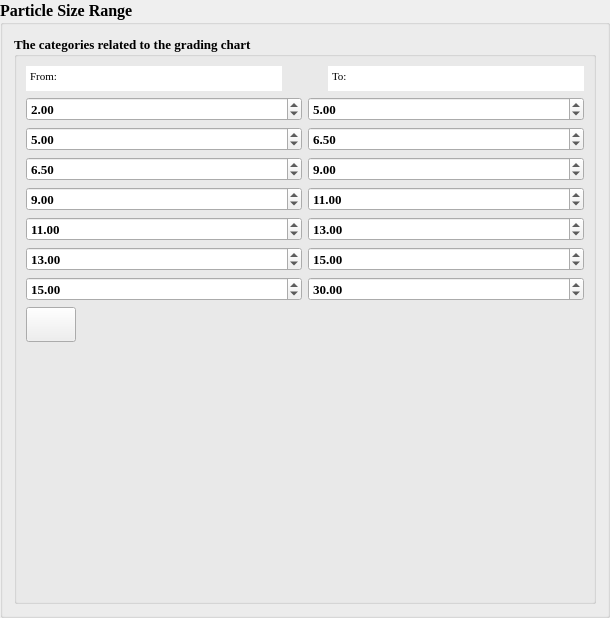
                               <widget class="QGroupBox" name="groupBox_5">
                                <property name="font">
                                 <font>
                                  <family>Times New Roman</family>
                                  <pointsize>12</pointsize>
                                  <weight>75</weight>
                                  <bold>true</bold>
                                 </font>
                                </property>
                                <property name="title">
                                 <string>Particle Size Range</string>
                                </property>
                                <layout class="QHBoxLayout" name="horizontalLayout_34">
                                 <item>
                                  <widget class="QGroupBox" name="groupBox_11">
                                   <property name="font">
                                    <font>
                                     <family>Times New Roman</family>
                                     <pointsize>10</pointsize>
                                     <weight>75</weight>
                                     <bold>true</bold>
                                    </font>
                                   </property>
                                   <property name="title">
                                    <string>The categories related to the grading chart</string>
                                   </property>
                                   <layout class="QVBoxLayout" name="verticalLayout_12">
                                    <item>
                                     <layout class="QVBoxLayout" name="verticalLayout_11">
                                      <item>
                                       <layout class="QHBoxLayout" name="horizontalLayout_19">
                                        <item>
                                         <widget class="QTextEdit" name="textEdit">
                                          <property name="maximumSize">
                                           <size>
                                            <width>16777215</width>
                                            <height>25</height>
                                           </size>
                                          </property>
                                          <property name="font">
                                           <font>
                                            <family>Times New Roman</family>
                                            <pointsize>10</pointsize>
                                           </font>
                                          </property>
                                          <property name="frameShape">
                                           <enum>QFrame::NoFrame</enum>
                                          </property>
                                          <property name="frameShadow">
                                           <enum>QFrame::Sunken</enum>
                                          </property>
                                          <property name="lineWidth">
                                           <number>0</number>
                                          </property>
                                          <property name="html">
                                           <string>&lt;!DOCTYPE HTML PUBLIC &quot;-//W3C//DTD HTML 4.0//EN&quot; &quot;http://www.w3.org/TR/REC-html40/strict.dtd&quot;&gt;
&lt;html&gt;&lt;head&gt;&lt;meta name=&quot;qrichtext&quot; content=&quot;1&quot; /&gt;&lt;style type=&quot;text/css&quot;&gt;
p, li { white-space: pre-wrap; }
&lt;/style&gt;&lt;/head&gt;&lt;body style=&quot; font-family:'Times New Roman'; font-size:10pt; font-weight:400; font-style:normal;&quot;&gt;
&lt;p style=&quot; margin-top:0px; margin-bottom:0px; margin-left:0px; margin-right:0px; -qt-block-indent:0; text-indent:0px;&quot;&gt;&lt;span style=&quot; font-family:'MS Shell Dlg 2'; font-size:8.25pt;&quot;&gt;From:&lt;/span&gt;&lt;/p&gt;&lt;/body&gt;&lt;/html&gt;</string>
                                          </property>
                                         </widget>
                                        </item>
                                        <item>
                                         <spacer name="horizontalSpacer_2">
                                          <property name="orientation">
                                           <enum>Qt::Horizontal</enum>
                                          </property>
                                          <property name="sizeHint" stdset="0">
                                           <size>
                                            <width>40</width>
                                            <height>20</height>
                                           </size>
                                          </property>
                                         </spacer>
                                        </item>
                                        <item>
                                         <widget class="QTextEdit" name="textEdit_2">
                                          <property name="maximumSize">
                                           <size>
                                            <width>16777215</width>
                                            <height>25</height>
                                           </size>
                                          </property>
                                          <property name="font">
                                           <font>
                                            <family>Times New Roman</family>
                                            <pointsize>10</pointsize>
                                           </font>
                                          </property>
                                          <property name="frameShape">
                                           <enum>QFrame::NoFrame</enum>
                                          </property>
                                          <property name="frameShadow">
                                           <enum>QFrame::Sunken</enum>
                                          </property>
                                          <property name="lineWidth">
                                           <number>0</number>
                                          </property>
                                          <property name="html">
                                           <string>&lt;!DOCTYPE HTML PUBLIC &quot;-//W3C//DTD HTML 4.0//EN&quot; &quot;http://www.w3.org/TR/REC-html40/strict.dtd&quot;&gt;
&lt;html&gt;&lt;head&gt;&lt;meta name=&quot;qrichtext&quot; content=&quot;1&quot; /&gt;&lt;style type=&quot;text/css&quot;&gt;
p, li { white-space: pre-wrap; }
&lt;/style&gt;&lt;/head&gt;&lt;body style=&quot; font-family:'Times New Roman'; font-size:10pt; font-weight:400; font-style:normal;&quot;&gt;
&lt;p style=&quot; margin-top:0px; margin-bottom:0px; margin-left:0px; margin-right:0px; -qt-block-indent:0; text-indent:0px;&quot;&gt;&lt;span style=&quot; font-family:'MS Shell Dlg 2'; font-size:8.25pt;&quot;&gt;To:&lt;/span&gt;&lt;/p&gt;&lt;/body&gt;&lt;/html&gt;</string>
                                          </property>
                                         </widget>
                                        </item>
                                       </layout>
                                      </item>
                                      <item>
                                       <layout class="QHBoxLayout" name="horizontalLayout_31">
                                        <item>
                                         <widget class="QDoubleSpinBox" name="doubleSpinBox_11">
                                          <property name="minimumSize">
                                           <size>
                                            <width>0</width>
                                            <height>0</height>
                                           </size>
                                          </property>
                                          <property name="font">
                                           <font>
                                            <family>Times New Roman</family>
                                            <pointsize>10</pointsize>
                                           </font>
                                          </property>
                                          <property name="cursor">
                                           <cursorShape>PointingHandCursor</cursorShape>
                                          </property>
                                          <property name="value">
                                           <double>2.000000000000000</double>
                                          </property>
                                         </widget>
                                        </item>
                                        <item>
                                         <widget class="QDoubleSpinBox" name="doubleSpinBox_12">
                                          <property name="minimumSize">
                                           <size>
                                            <width>0</width>
                                            <height>0</height>
                                           </size>
                                          </property>
                                          <property name="font">
                                           <font>
                                            <family>Times New Roman</family>
                                            <pointsize>10</pointsize>
                                           </font>
                                          </property>
                                          <property name="cursor">
                                           <cursorShape>PointingHandCursor</cursorShape>
                                          </property>
                                          <property name="value">
                                           <double>5.000000000000000</double>
                                          </property>
                                         </widget>
                                        </item>
                                       </layout>
                                      </item>
                                      <item>
                                       <layout class="QHBoxLayout" name="horizontalLayout_30">
                                        <item>
                                         <widget class="QDoubleSpinBox" name="doubleSpinBox_9">
                                          <property name="minimumSize">
                                           <size>
                                            <width>0</width>
                                            <height>0</height>
                                           </size>
                                          </property>
                                          <property name="font">
                                           <font>
                                            <family>Times New Roman</family>
                                            <pointsize>10</pointsize>
                                           </font>
                                          </property>
                                          <property name="cursor">
                                           <cursorShape>PointingHandCursor</cursorShape>
                                          </property>
                                          <property name="value">
                                           <double>5.000000000000000</double>
                                          </property>
                                         </widget>
                                        </item>
                                        <item>
                                         <widget class="QDoubleSpinBox" name="doubleSpinBox_10">
                                          <property name="minimumSize">
                                           <size>
                                            <width>0</width>
                                            <height>0</height>
                                           </size>
                                          </property>
                                          <property name="font">
                                           <font>
                                            <family>Times New Roman</family>
                                            <pointsize>10</pointsize>
                                           </font>
                                          </property>
                                          <property name="cursor">
                                           <cursorShape>PointingHandCursor</cursorShape>
                                          </property>
                                          <property name="value">
                                           <double>6.500000000000000</double>
                                          </property>
                                         </widget>
                                        </item>
                                       </layout>
                                      </item>
                                      <item>
                                       <layout class="QHBoxLayout" name="horizontalLayout_23">
                                        <item>
                                         <widget class="QDoubleSpinBox" name="doubleSpinBox_7">
                                          <property name="minimumSize">
                                           <size>
                                            <width>0</width>
                                            <height>0</height>
                                           </size>
                                          </property>
                                          <property name="font">
                                           <font>
                                            <family>Times New Roman</family>
                                            <pointsize>10</pointsize>
                                           </font>
                                          </property>
                                          <property name="cursor">
                                           <cursorShape>PointingHandCursor</cursorShape>
                                          </property>
                                          <property name="value">
                                           <double>6.500000000000000</double>
                                          </property>
                                         </widget>
                                        </item>
                                        <item>
                                         <widget class="QDoubleSpinBox" name="doubleSpinBox_8">
                                          <property name="minimumSize">
                                           <size>
                                            <width>0</width>
                                            <height>0</height>
                                           </size>
                                          </property>
                                          <property name="font">
                                           <font>
                                            <family>Times New Roman</family>
                                            <pointsize>10</pointsize>
                                           </font>
                                          </property>
                                          <property name="cursor">
                                           <cursorShape>PointingHandCursor</cursorShape>
                                          </property>
                                          <property name="value">
                                           <double>9.000000000000000</double>
                                          </property>
                                         </widget>
                                        </item>
                                       </layout>
                                      </item>
                                      <item>
                                       <layout class="QHBoxLayout" name="horizontalLayout_20">
                                        <item>
                                         <widget class="QDoubleSpinBox" name="doubleSpinBox">
                                          <property name="minimumSize">
                                           <size>
                                            <width>0</width>
                                            <height>0</height>
                                           </size>
                                          </property>
                                          <property name="font">
                                           <font>
                                            <family>Times New Roman</family>
                                            <pointsize>10</pointsize>
                                           </font>
                                          </property>
                                          <property name="cursor">
                                           <cursorShape>PointingHandCursor</cursorShape>
                                          </property>
                                          <property name="value">
                                           <double>9.000000000000000</double>
                                          </property>
                                         </widget>
                                        </item>
                                        <item>
                                         <widget class="QDoubleSpinBox" name="doubleSpinBox_2">
                                          <property name="minimumSize">
                                           <size>
                                            <width>0</width>
                                            <height>0</height>
                                           </size>
                                          </property>
                                          <property name="font">
                                           <font>
                                            <family>Times New Roman</family>
                                            <pointsize>10</pointsize>
                                           </font>
                                          </property>
                                          <property name="cursor">
                                           <cursorShape>PointingHandCursor</cursorShape>
                                          </property>
                                          <property name="value">
                                           <double>11.000000000000000</double>
                                          </property>
                                         </widget>
                                        </item>
                                       </layout>
                                      </item>
                                      <item>
                                       <layout class="QHBoxLayout" name="horizontalLayout_22">
                                        <item>
                                         <widget class="QDoubleSpinBox" name="doubleSpinBox_5">
                                          <property name="minimumSize">
                                           <size>
                                            <width>0</width>
                                            <height>0</height>
                                           </size>
                                          </property>
                                          <property name="font">
                                           <font>
                                            <family>Times New Roman</family>
                                            <pointsize>10</pointsize>
                                           </font>
                                          </property>
                                          <property name="cursor">
                                           <cursorShape>PointingHandCursor</cursorShape>
                                          </property>
                                          <property name="value">
                                           <double>11.000000000000000</double>
                                          </property>
                                         </widget>
                                        </item>
                                        <item>
                                         <widget class="QDoubleSpinBox" name="doubleSpinBox_6">
                                          <property name="minimumSize">
                                           <size>
                                            <width>0</width>
                                            <height>0</height>
                                           </size>
                                          </property>
                                          <property name="font">
                                           <font>
                                            <family>Times New Roman</family>
                                            <pointsize>10</pointsize>
                                           </font>
                                          </property>
                                          <property name="cursor">
                                           <cursorShape>PointingHandCursor</cursorShape>
                                          </property>
                                          <property name="value">
                                           <double>13.000000000000000</double>
                                          </property>
                                         </widget>
                                        </item>
                                       </layout>
                                      </item>
                                      <item>
                                       <layout class="QHBoxLayout" name="horizontalLayout_21">
                                        <item>
                                         <widget class="QDoubleSpinBox" name="doubleSpinBox_3">
                                          <property name="minimumSize">
                                           <size>
                                            <width>0</width>
                                            <height>0</height>
                                           </size>
                                          </property>
                                          <property name="font">
                                           <font>
                                            <family>Times New Roman</family>
                                            <pointsize>10</pointsize>
                                           </font>
                                          </property>
                                          <property name="cursor">
                                           <cursorShape>PointingHandCursor</cursorShape>
                                          </property>
                                          <property name="value">
                                           <double>13.000000000000000</double>
                                          </property>
                                         </widget>
                                        </item>
                                        <item>
                                         <widget class="QDoubleSpinBox" name="doubleSpinBox_4">
                                          <property name="minimumSize">
                                           <size>
                                            <width>0</width>
                                            <height>0</height>
                                           </size>
                                          </property>
                                          <property name="font">
                                           <font>
                                            <family>Times New Roman</family>
                                            <pointsize>10</pointsize>
                                           </font>
                                          </property>
                                          <property name="cursor">
                                           <cursorShape>PointingHandCursor</cursorShape>
                                          </property>
                                          <property name="value">
                                           <double>15.000000000000000</double>
                                          </property>
                                         </widget>
                                        </item>
                                       </layout>
                                      </item>
                                      <item>
                                       <layout class="QHBoxLayout" name="horizontalLayout_33">
                                        <item>
                                         <widget class="QDoubleSpinBox" name="doubleSpinBox_13">
                                          <property name="minimumSize">
                                           <size>
                                            <width>0</width>
                                            <height>0</height>
                                           </size>
                                          </property>
                                          <property name="font">
                                           <font>
                                            <family>Times New Roman</family>
                                            <pointsize>10</pointsize>
                                           </font>
                                          </property>
                                          <property name="cursor">
                                           <cursorShape>PointingHandCursor</cursorShape>
                                          </property>
                                          <property name="value">
                                           <double>15.000000000000000</double>
                                          </property>
                                         </widget>
                                        </item>
                                        <item>
                                         <widget class="QDoubleSpinBox" name="doubleSpinBox_14">
                                          <property name="minimumSize">
                                           <size>
                                            <width>0</width>
                                            <height>0</height>
                                           </size>
                                          </property>
                                          <property name="font">
                                           <font>
                                            <family>Times New Roman</family>
                                            <pointsize>10</pointsize>
                                           </font>
                                          </property>
                                          <property name="cursor">
                                           <cursorShape>PointingHandCursor</cursorShape>
                                          </property>
                                          <property name="value">
                                           <double>30.000000000000000</double>
                                          </property>
                                         </widget>
                                        </item>
                                       </layout>
                                      </item>
                                      <item>
                                       <widget class="QPushButton" name="add_category_range">
                                        <property name="minimumSize">
                                         <size>
                                          <width>0</width>
                                          <height>35</height>
                                         </size>
                                        </property>
                                        <property name="maximumSize">
                                         <size>
                                          <width>50</width>
                                          <height>35</height>
                                         </size>
                                        </property>
                                        <property name="cursor">
                                         <cursorShape>PointingHandCursor</cursorShape>
                                        </property>
                                        <property name="text">
                                         <string/>
                                        </property>
                                        <property name="icon">
                                         <iconset>
                                          <normaloff>Icons/add (1).png</normaloff>Icons/add (1).png</iconset>
                                        </property>
                                        <property name="iconSize">
                                         <size>
                                          <width>25</width>
                                          <height>25</height>
                                         </size>
                                        </property>
                                       </widget>
                                      </item>
                                      <item>
                                       <spacer name="verticalSpacer">
                                        <property name="orientation">
                                         <enum>Qt::Vertical</enum>
                                        </property>
                                        <property name="sizeHint" stdset="0">
                                         <size>
                                          <width>20</width>
                                          <height>250</height>
                                         </size>
                                        </property>
                                       </spacer>
                                      </item>
                                     </layout>
                                    </item>
                                   </layout>
                                  </widget>
                                 </item>
                                </layout>
                               </widget>
